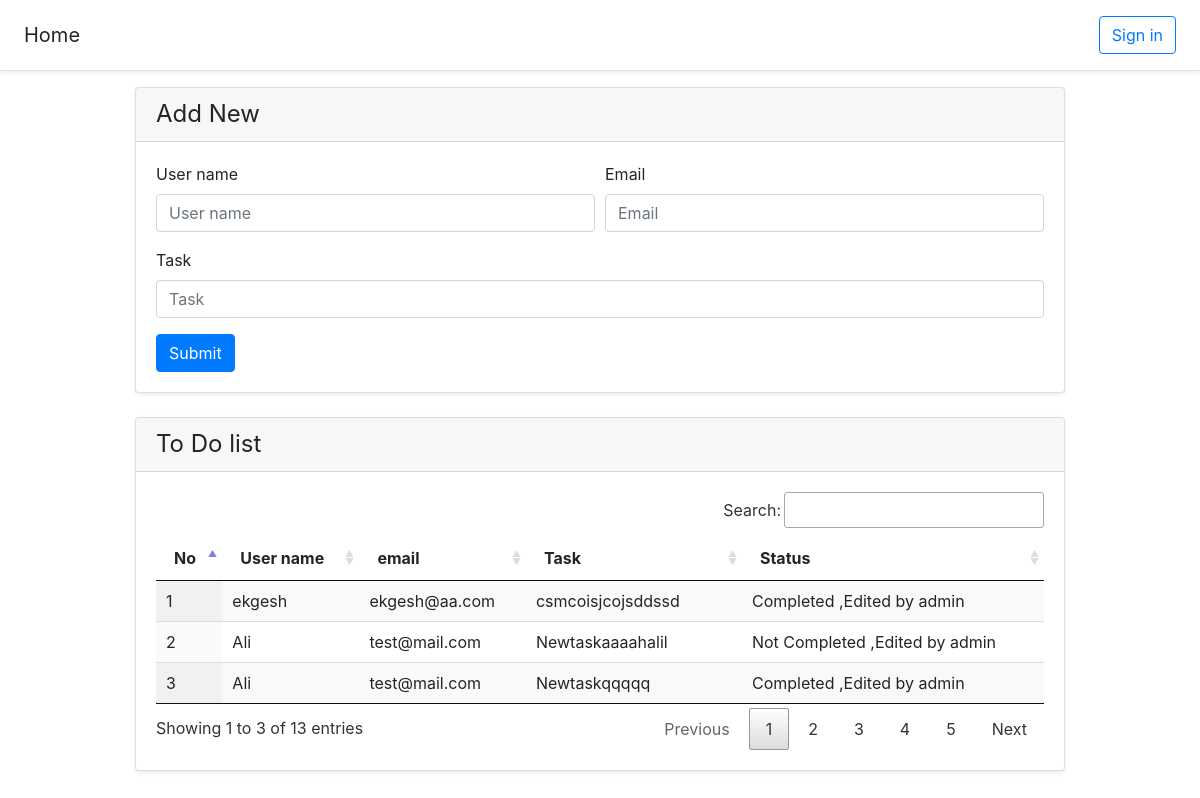
The page / on the database its author committed.
### tables this page shows
CREATE TABLE `todo` (
  `id` int(11) NOT NULL,
  `userName` varchar(10) NOT NULL,
  `userPassword` varchar(255) NOT NULL,
  `email` varchar(50) NOT NULL,
  `taskText` text NOT NULL,
  `status` tinyint(1) NOT NULL,
  `isEdited` tinyint(1) NOT NULL
);

### app/controllers/Pages.php (called while the page is built, shortened)
<?php
class Pages extends Controller
{
    private $todoModel;
    public function __construct()
    {
        $this->todoModel = $this->model('Todo');
    }
    public function index()
    {
        $formData = $errors = [];
        $transactionStatus = null;
        $todos = $this->todoModel->getAll();
        $data = [
            'title' => 'Home page',
            'todos' => $todos,
            'formData' => $formData,
            'errors' => $errors,
            'transactionStatus' => $transactionStatus,
            'loggedIn' => isset($_SESSION["loggedin"]) && $_SESSION["loggedin"] === true,
        ];
        $this->view('pages/index', $data);
    }
}

### app/libraries/Core.php (called while the page is built, shortened)
<?php
    class Core {
        protected $currentMethod     = 'index';
        public function __construct() {
            $url = $this->getUrl();
            $this->currentController = new $this->currentController;
            $this->params = $url ? array_values($url) : [];
            call_user_func_array([$this->currentController, $this->currentMethod], $this->params);
        }
    }
?>

### app/require.php (called while the page is built, shortened)
<?php
    require_once 'libraries/Core.php';
    require_once 'libraries/Controller.php';
    require_once 'libraries/Database.php';
    $init = new Core();
?>

### public/index.php (called while the page is built)
<?php
    require_once '../app/require.php';
?>

### app/libraries/Database.php (called while the page is built, shortened)
<?php
class Database
{
    private $dbHost = DB_HOST;
    private $dbUser = DB_USER;
    private $dbPass = DB_PASS;
    private $dbName = DB_NAME;
    private $statement;
    private $dbHandler;
    public function __construct()
    {
        $conn = 'mysql:host=' . $this->dbHost . ';dbname=' . $this->dbName;
        $options = array(
            PDO::ATTR_PERSISTENT => true,
            PDO::ATTR_ERRMODE => PDO::ERRMODE_EXCEPTION
        );
        try {
            $this->dbHandler = new PDO($conn, $this->dbUser, $this->dbPass, $options);
        } catch (PDOException $e) {
            $this->error = $e->getMessage();
            echo $this->error;
        }
    }
    public function query($sql)
    {
        $this->statement = $this->dbHandler->prepare($sql);
    }
    public function execute()
    {
        return $this->statement->execute();
    }
    public function resultSet()
    {
        $this->execute();
        return $this->statement->fetchAll(PDO::FETCH_OBJ);
    }
}
?>

### app/models/Todo.php (called while the page is built, shortened)
<?php
    class Todo {
        private $db;
        public function __construct() {
            $this->db = new Database;
        }
        public function getAll() {
            $this->db->query("SELECT * FROM todo ");
            $result = $this->db->resultSet();
            return $result;
        }
    }

### app/views/pages/index.php (the view, shortened to what this page needs)
<!doctype html>
<html lang="en">
<head>
    <link href="/framework/public/css/bootstrap.min.css" rel="stylesheet">
    <link rel="stylesheet" type="text/css" href="/framework/public/css/datatables.min.css"/>
    <link href="/framework/public/css/style.css" rel="stylesheet">
</head>
<body>
<div class="d-flex flex-column flex-md-row align-items-center p-3 px-md-4 mb-3 bg-white border-bottom shadow-sm">
    <h5 class="my-0 mr-md-auto font-weight-normal">Home</h5>
    <?php if ($data['loggedIn']):?>
    <a class="btn btn-outline-primary" href="/framework/public/pages/logout">Sign out</a>
    <?php else: ?>
    <a class="btn btn-outline-primary" href="/framework/public/pages/login">Sign in</a>
    <?php endif; ?>
</div>
<div class="container">
    <div class="card mb-4 shadow-sm">
        <div class="card-header">
            <h4 class="my-0 font-weight-normal">Add New</h4>
        </div>
        <div class="card-body">
            <form action="/framework/public/pages/index" method="post">
                <div class="form-row">
                    <div class="col-md-6 mb-3">
                        <label for="username">User name</label>
                        <input
                                name="username"
                                type="text"
                                class="form-control<?= isset($data['errors']['username']) ? ' is-invalid' : '' ?>"
                                id="username"
                                placeholder="User name"
                                required
                                value="<?= isset($data['formData']['username']) ? $data['formData']['username'] : '' ?>"
                        >
                    </div>
                    <div class="col-md-6 mb-3">
                        <label for="email">Email</label>
                        <input
                                name="email"
                                type="email"
                                class="form-control<?= isset($data['errors']['email']) ? ' is-invalid' : '' ?>"
                                id="email"
                                placeholder="Email"
                                value="<?= isset($data['formData']['email']) ? $data['formData']['email'] : '' ?>"
                                required
                        >
                    </div>
                </div>
                <div class="form-row">
                    <div class="col-12 mb-3">
                        <label for="task">Task</label>
                        <input
                                name="task"
                                type="text"
                                class="form-control<?= isset($data['errors']['task']) ? ' is-invalid' : '' ?>"
                                id="task"
                                value="<?= isset($data['formData']['task']) ? $data['formData']['task'] : '' ?>"
                                required
                                placeholder="Task"
                        >
                    </div>
                </div>
                <button class="btn btn-primary" type="submit">Submit</button>
            </form>
        </div>
    </div>
    <div class="card mb-4 shadow-sm">
        <div class="card-header">
            <h4 class="my-0 font-weight-normal">To Do list</h4>
        </div>
        <div class="card-body">
            <table id="example" class="display" style="width:100%">
                <thead>
                <tr>
                    <th>No</th>
                    <th>User name</th>
                    <th>email</th>
                    <th>Task</th>
                    <th>Status</th>
                </tr>
                </thead>
                <tbody>
                <?php
                foreach ($data['todos'] as $key => $todo) :
                    ?>
                    <tr>
                        <td><?= ++$key ?></td>
                        <td><?= $todo->userName ?></td>
                        <td><?= $todo->email ?></td>
                        <td><?= $todo->taskText ?></td>
                        <td><?= $todo->status ? 'Completed' : 'Not Completed' ?>
                            <?php if($todo->isEdited>0):?> ,Edited by admin
                            <?php endif; ?>
                        </td>
                    </tr>
                <?php
                endforeach;
                ?>
                </tbody>
            </table>
        </div>
    </div>
</div>
</body>
</html>

### app/libraries/Controller.php (shortened to what this page needs)
<?php
    class Controller {
        public function view($view, $data = []) {
            if (file_exists('../app/views/'. $view . '.php')) {
                require_once '../app/views/' . $view . '.php';
            }
            else {
                die("View does not exists.");
            }
        }
    }

### public/css/style.css (style rules this page uses)
html { font-size: 14px; }
@media (min-width: 768px) { html { font-size: 16px; } }
.container { max-width: 960px; }

### rows shown on the page
todo: userName "ekgesh", email "ekgesh@aa.com", taskText "csmcoisjcojsddssd", status "Completed", isEdited ",Edited by admin"
todo: userName "Ali", email "test@mail.com", taskText "Newtaskaaaahalil", status "Not Completed", isEdited ",Edited by admin"
todo: userName "Ali", email "test@mail.com", taskText "Newtaskqqqqq", status "Completed", isEdited ",Edited by admin"
